Frame 1 (no input): blank canvas, image omitted
Frame 60 (no input): blank canvas, image omitted
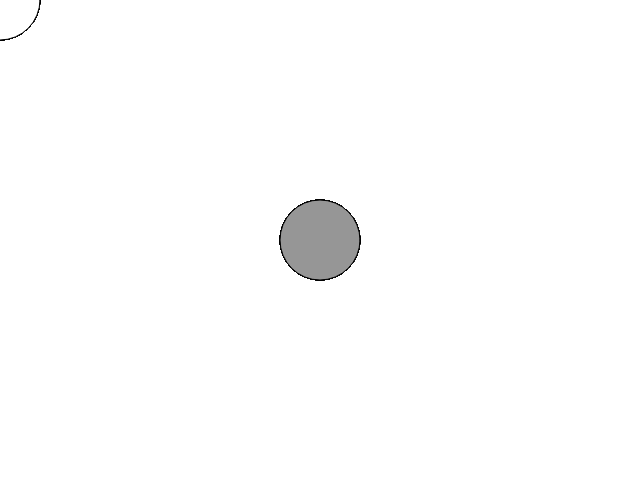
Frame 120 (the mouse pressed at the canvas centre since frame 60)

The p5.js sketch whose frames 1 and 60 were blank and that drew this single picture after the mouse press (run headless with seeded random() and noise() and a simulated clock; from frame 60 on, the mouse is pressed at the canvas centre):

// p5.js sketch
// ── sketch.js
function setup() {
  createCanvas(640, 480);
}

function draw() {
    if (mouseIsPressed) {
    fill(150);
  } else {
    fill(255);
  }
  ellipse(mouseX, mouseY, 80, 80);
}
